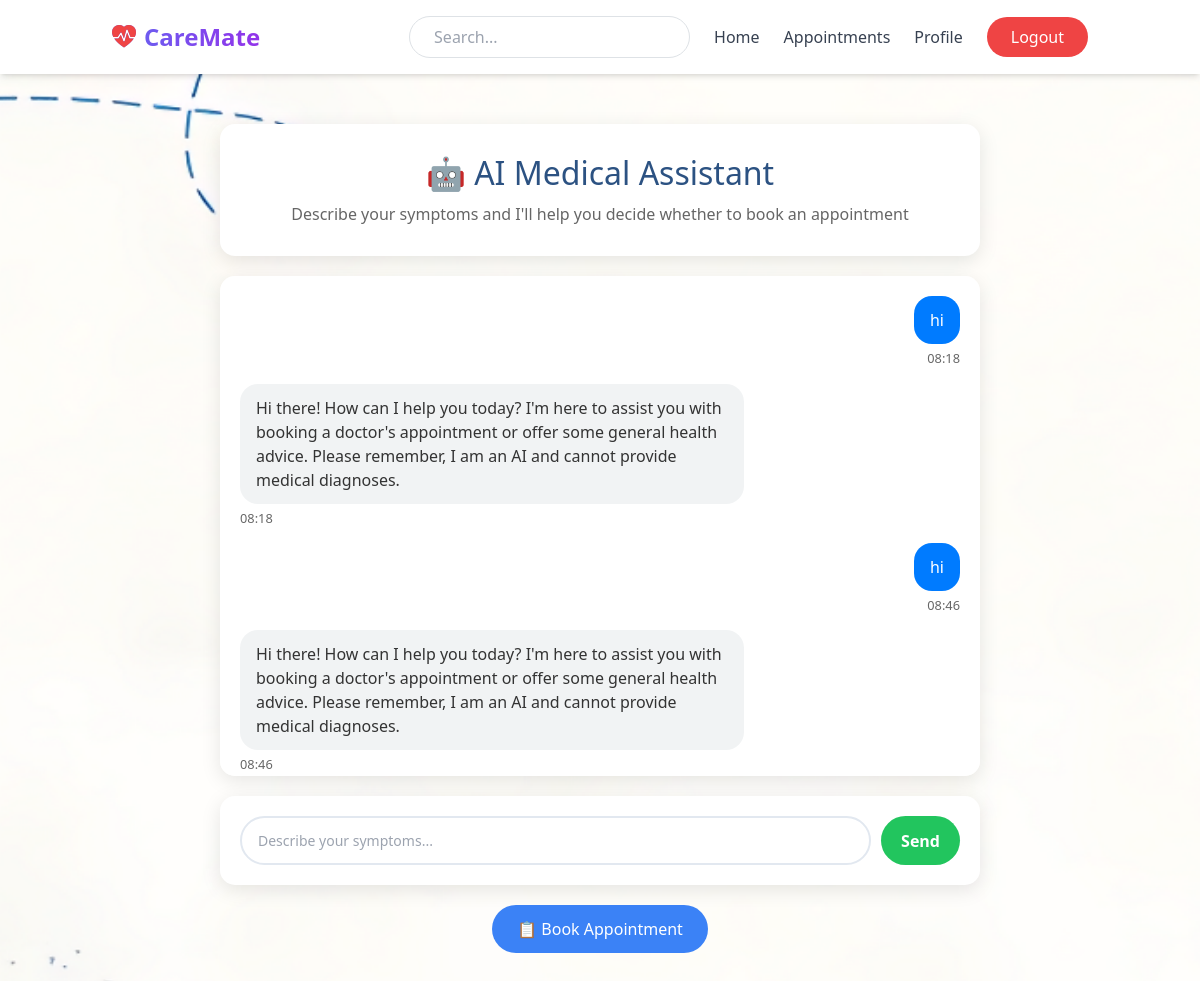
/ai/chat/ (signed in), run on the app's committed database.
### ai_assistant/models.py (models this page shows)
class AIMessage(models.Model):
     MESSAGE_TYPE = [
          ('user','user message'),
          ('AI','AI response')
     ]
     conversation = models.ForeignKey(AIConversation,on_delete=models.CASCADE,related_name='messages')
     message_type = models.CharField(max_length=10,choices=MESSAGE_TYPE)
     content = models.TextField()
     timestamp = models.DateTimeField(auto_now_add=True)
     class Meta:
          ordering = ['timestamp']

### ai_assistant/views.py (the view)
# urls.py: path('chat/', views.AIChatView.as_view(), name='chat'),
@method_decorator(login_required, name="dispatch")
class AIChatView(View):
    template_name = "ai_assistant/chat.html"
    def get(self, request):
        conversation, created = AIConversation.objects.get_or_create(user=request.user)
        messages = conversation.messages.all().order_by("-timestamp")[:20]
        messages = reversed(messages)
        context = {
            "conversation": conversation,
            "messages": messages,
        }
        return render(request, self.template_name, context)

### template/ai_assistant/chat.html (shortened to what this page needs)
{% extends 'base.html' %}
{% block content %}
<div style="max-width: 800px; margin: 0 auto; padding: 20px; margin-top: 80px;">
    <div style="background: white; border-radius: 15px; padding: 30px; margin-bottom: 20px; box-shadow: 0 5px 20px rgba(0,0,0,0.1); text-align: center;">
        <h1 style="color: #2c5282; font-size: 2em; margin-bottom: 10px;">🤖 AI Medical Assistant</h1>
        <p style="color: #666;">Describe your symptoms and I'll help you decide whether to book an appointment</p>
    </div>
    <div style="background: white; border-radius: 15px; padding: 20px; margin-bottom: 20px; box-shadow: 0 5px 20px rgba(0,0,0,0.1); height: 500px; overflow-y: auto;" id="chatContainer">
        <div id="messages">
            {% for message in messages %}
            <div style="margin-bottom: 15px; {% if message.message_type == 'user' %}text-align: right;{% endif %}">
                <div style="display: inline-block; max-width: 70%; padding: 12px 16px; border-radius: 18px;
                           {% if message.message_type == 'user' %}background: #007bff; color: white;{% else %}background: #f1f3f4; color: #333;{% endif %}">
                    {{ message.content }}
                </div>
                <div style="font-size: 0.8em; color: #666; margin-top: 5px;">
                    {{ message.timestamp|date:"H:i" }}
                </div>
            </div>
            {% empty %}
            <div style="text-align: center; color: #666; margin-top: 100px;">
                <p>👋 Hi! I'm here to help you with your health concerns.</p>
                <p>Tell me about your symptoms and I'll guide you on whether you should book an appointment.</p>
            </div>
            {% endfor %}
        </div>
    </div>
    <div style="background: white; border-radius: 15px; padding: 20px; box-shadow: 0 5px 20px rgba(0,0,0,0.1);">
        <form id="messageForm">
            <div style="display: flex; gap: 10px;">
                <input type="text" id="messageInput" placeholder="Describe your symptoms..."
                       style="flex: 1; padding: 12px 16px; border: 2px solid #e2e8f0; border-radius: 25px; font-size: 14px; outline: none;">
                <button type="submit" style="background: #22c55e; color: white; border: none; padding: 12px 20px; border-radius: 25px; cursor: pointer; font-weight: 600;">
                    Send
                </button>
            </div>
        </form>
    </div>
    <div style="text-align: center; margin-top: 20px;">
        <a href="{% url 'home:doctor' %}" style="background: #3b82f6; color: white; padding: 12px 25px; border-radius: 25px; text-decoration: none; margin: 0 10px; display: inline-block;">
            📋 Book Appointment
        </a>
    </div>
</div>
{% endblock %}

### data on the page
AIMessage: content "hi", timestamp "08:18"
AIMessage: content "Hi there! How can I help you today? I'm here to assist you with booking a doctor's appointment or offer some general health advice. Please remember, I am an AI and cannot provide medical diagnoses.", timestamp "08:18"
AIMessage: content "hi", timestamp "08:46"
AIMessage: content "Hi there! How can I help you today? I'm here to assist you with booking a doctor's appointment or offer some general health advice. Please remember, I am an AI and cannot provide medical diagnoses.", timestamp "08:46"
